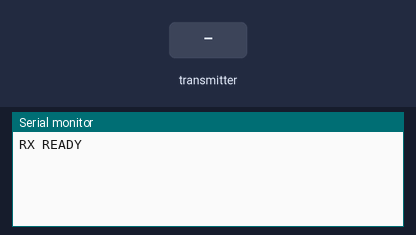
The sketch below on a simulated Arduino Uno, built with avr-gcc and run on an emulated ATmega328P. Parts: the last lines printed to the serial monitor. The inputs (shaded band) are chosen by the test bench. No radio packets arrive unless stated.

Above: at 1.2 s.
1.3 s: the transmitter starts sending data = 0
At 1.37 s:
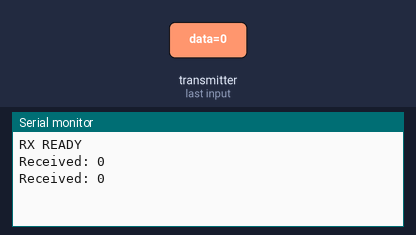
3.2 s: the transmitter starts sending data = 1
At 3.27 s:
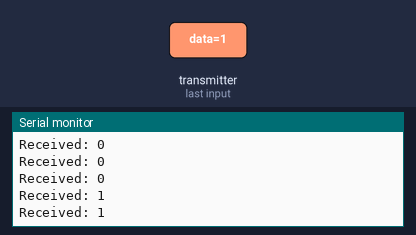

The sketch:

rx_single_character.ino
```cpp
#include <SPI.h>
#include <nRF24L01.h>
#include <RF24.h>

#define CE_PIN 9
#define CSN_PIN 10

RF24 radio(CE_PIN, CSN_PIN);

const byte address[6] = "00001";

char data;

void setup()
{
  Serial.begin(9600);

  if (!radio.begin())
  {
    Serial.println("NRF NOT DETECTED");
    while (1);
  }

  radio.setChannel(76);
  radio.setDataRate(RF24_1MBPS);
  radio.setPALevel(RF24_PA_LOW);
  radio.setAutoAck(false);

  radio.openReadingPipe(0, address);
  radio.startListening();

  Serial.println("RX READY");
}

void loop()
{
  if (radio.available())
  {
    radio.read(&data, sizeof(data));

    Serial.print("Received: ");
    Serial.println(data);
  }
}
```

Measured:
- after the input at 1.3 s, the serial monitor: prints a new line at once (image 1)
- after the input at 3.2 s, the serial monitor: prints a new line at once (image 2)
